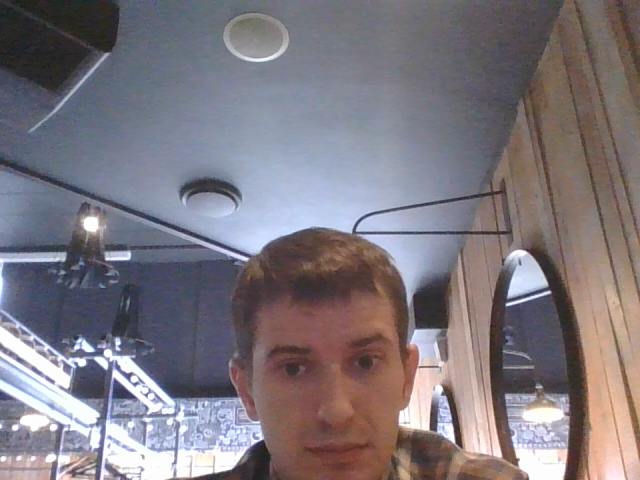
#> input picture photo_frame.png, 640 x 480 px, given in place of the camera
$ python les10Robocode.py
#> lines starting #> are read from the running program, lines starting #| are printed output that depends on the picture; after the words box and inside, x2 and y2 are one past the last pixel; in counts of white or black regions, pixels touching at a corner belong together
import cv2
# [9 lines of commented-out code are left out]
import cv2
cv2.namedWindow("filter")
cam = cv2.VideoCapture(0)
def noth(n):
    pass
cv2.createTrackbar("hl","filter",0,255,noth)
cv2.createTrackbar("sl","filter",0,255,noth)
cv2.createTrackbar("vl","filter",0,255,noth)
cv2.createTrackbar("hh","filter",0,255,noth)
cv2.createTrackbar("sh","filter",0,255,noth)
cv2.createTrackbar("vh","filter",0,255,noth)
cv2.createTrackbar("seach","filter",0,10000,noth)

while True:
   img = cam.read()[1]
#> img is the input picture: shape (480, 640, 3); mean B, G, R 126.5, 119.4, 126
   hsv = cv2.cvtColor(img, cv2.COLOR_BGR2HSV)
#> hsv: shape (480, 640, 3); mean H, S, V 82, 50.5, 139.2
   hl = cv2.getTrackbarPos("hl","filter")
   sl = cv2.getTrackbarPos("sl","filter")
   vl = cv2.getTrackbarPos("vl","filter")
   hh = cv2.getTrackbarPos("hh","filter")
   sh = cv2.getTrackbarPos("sh","filter")
   vh = cv2.getTrackbarPos("vh","filter")
   seach = cv2.getTrackbarPos("seach","filter")
   mint_low = (110, 65, 66)
   mint_high = (127, 138, 169)
   mask = cv2.inRange(hsv, mint_low, mint_high)
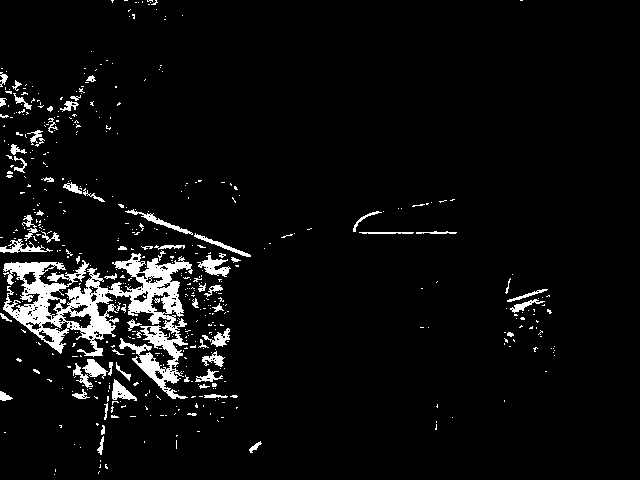
#> mask: shape (480, 640); 5.2% white; 512 white regions (444 under 20 px)
   res = cv2.bitwise_and(img, img, mask=mask)
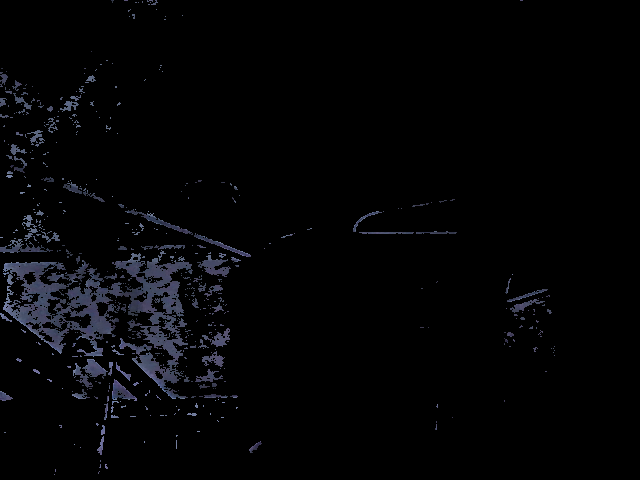
#> res: shape (480, 640, 3); mean B, G, R 5.5, 4.1, 3.9
   contours,hierarchy = cv2.findContours(mask,cv2.RETR_LIST,cv2.CHAIN_APPROX_SIMPLE)
#> contours = 725 contours, 658 with area under 20; largest, box (x1, y1, x2, y2) and area: (3, 253, 193, 399) 9498, (197, 255, 231, 277) 275, (61, 310, 92, 329) 270, (112, 379, 137, 401) 236, (150, 291, 171, 314) 234
   for contour in contours:
       area = cv2.contourArea(contour)
       print(contour)
       print(area)
       if area>seach:
           x,y,w,h=cv2.boundingRect(contour)
           frame=cv2.rectangle(img,(x,y),(x+w,y+h),(255,0,0),2)
#> this loop made 725 passes
#> (area, x, y, w, h) on passes 9, 12, 59, 67, 73, 92, 106, 108, 120, 121, 122, 125: (41.5, 249, 441, 13, 12), (38.5, 97, 436, 7, 19), (40, 204, 394, 24, 4), (59.5, 0, 391, 13, 10), (51.5, 72, 389, 18, 10), (236.5, 112, 379, 25, 22), (51.5, 154, 370, 10, 10), (109.5, 195, 369, 28, 13), (111, 73, 363, 20, 25), (42, 116, 362, 15, 19), (23.5, 108, 362, 5, 14), (223, 82, 359, 26, 20)
#> (printed output is left out)
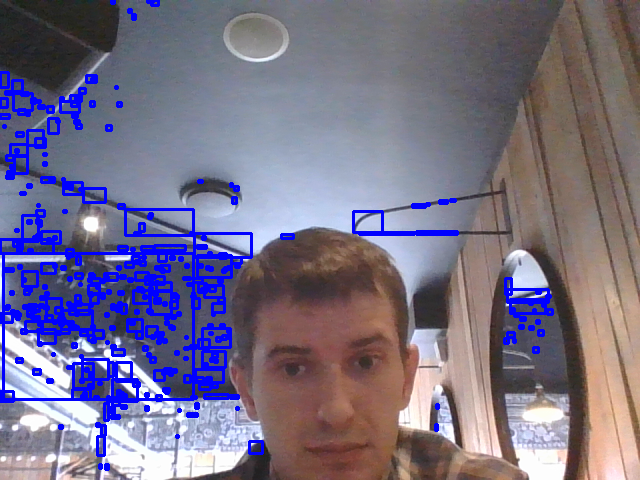
#> img: shape (480, 640, 3); 7.69% of pixels changed, all inside (x1, y1, x2, y2) = (0, 0, 554, 471)
   cv2.imshow("img",img)
   cv2.imshow("filter2",res)
   cv2.imshow("mask", mask)
   cv2.waitKey(1)
